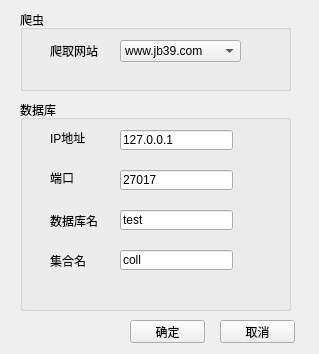
<?xml version="1.0" encoding="UTF-8"?>
<ui version="4.0">
 <class>setting</class>
 <widget class="QWidget" name="setting">
  <property name="geometry">
   <rect>
    <x>0</x>
    <y>0</y>
    <width>319</width>
    <height>354</height>
   </rect>
  </property>
  <property name="windowTitle">
   <string>设置</string>
  </property>
  <widget class="QGroupBox" name="groupBox">
   <property name="geometry">
    <rect>
     <x>20</x>
     <y>10</y>
     <width>271</width>
     <height>81</height>
    </rect>
   </property>
   <property name="title">
    <string>爬虫</string>
   </property>
   <widget class="QComboBox" name="webcomBox">
    <property name="geometry">
     <rect>
      <x>100</x>
      <y>30</y>
      <width>121</width>
      <height>22</height>
     </rect>
    </property>
    <item>
     <property name="text">
      <string>www.jb39.com</string>
     </property>
    </item>
   </widget>
   <widget class="QLabel" name="label">
    <property name="geometry">
     <rect>
      <x>30</x>
      <y>30</y>
      <width>54</width>
      <height>21</height>
     </rect>
    </property>
    <property name="text">
     <string>爬取网站</string>
    </property>
   </widget>
  </widget>
  <widget class="QGroupBox" name="groupBox_2">
   <property name="geometry">
    <rect>
     <x>20</x>
     <y>100</y>
     <width>271</width>
     <height>211</height>
    </rect>
   </property>
   <property name="title">
    <string>数据库</string>
   </property>
   <widget class="QLabel" name="label_3">
    <property name="geometry">
     <rect>
      <x>30</x>
      <y>110</y>
      <width>54</width>
      <height>21</height>
     </rect>
    </property>
    <property name="text">
     <string>数据库名</string>
    </property>
   </widget>
   <widget class="QLineEdit" name="ipLine">
    <property name="geometry">
     <rect>
      <x>100</x>
      <y>30</y>
      <width>113</width>
      <height>20</height>
     </rect>
    </property>
    <property name="text">
     <string>127.0.0.1</string>
    </property>
   </widget>
   <widget class="QLabel" name="label_4">
    <property name="geometry">
     <rect>
      <x>30</x>
      <y>150</y>
      <width>41</width>
      <height>21</height>
     </rect>
    </property>
    <property name="text">
     <string>集合名</string>
    </property>
   </widget>
   <widget class="QLineEdit" name="portLine">
    <property name="geometry">
     <rect>
      <x>100</x>
      <y>70</y>
      <width>113</width>
      <height>20</height>
     </rect>
    </property>
    <property name="text">
     <string>27017</string>
    </property>
   </widget>
   <widget class="QLabel" name="label_2">
    <property name="geometry">
     <rect>
      <x>30</x>
      <y>30</y>
      <width>41</width>
      <height>16</height>
     </rect>
    </property>
    <property name="text">
     <string>IP地址</string>
    </property>
   </widget>
   <widget class="QLabel" name="label_5">
    <property name="geometry">
     <rect>
      <x>30</x>
      <y>70</y>
      <width>31</width>
      <height>16</height>
     </rect>
    </property>
    <property name="text">
     <string>端口</string>
    </property>
   </widget>
   <widget class="QLineEdit" name="dbLine">
    <property name="geometry">
     <rect>
      <x>100</x>
      <y>110</y>
      <width>113</width>
      <height>20</height>
     </rect>
    </property>
    <property name="text">
     <string>test</string>
    </property>
   </widget>
   <widget class="QLineEdit" name="collLine">
    <property name="geometry">
     <rect>
      <x>100</x>
      <y>150</y>
      <width>113</width>
      <height>20</height>
     </rect>
    </property>
    <property name="text">
     <string>coll</string>
    </property>
   </widget>
  </widget>
  <widget class="QPushButton" name="OkButton">
   <property name="geometry">
    <rect>
     <x>130</x>
     <y>320</y>
     <width>75</width>
     <height>23</height>
    </rect>
   </property>
   <property name="text">
    <string>确定</string>
   </property>
  </widget>
  <widget class="QPushButton" name="CancelButton">
   <property name="geometry">
    <rect>
     <x>220</x>
     <y>320</y>
     <width>75</width>
     <height>23</height>
    </rect>
   </property>
   <property name="text">
    <string>取消</string>
   </property>
  </widget>
 </widget>
 <resources/>
 <connections/>
</ui>
